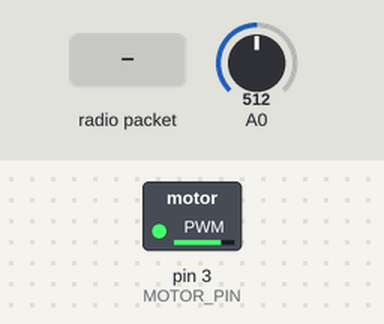
This sketch was run on a simulated Arduino Uno, built with avr-gcc and run on an emulated ATmega328P. Parts: switched loads named in the sketch (green lamp = pin HIGH). The test bench sets the inputs (shaded band); at power-on: A0 = 512. No radio packets arrive unless stated; what the sketch prints to the serial monitor is not drawn.

Above: at 1.2 s.
1.3 s: radio packet "1" arrives
Timing chart, 0 to 4.3 s (numbered marks = the images above; inputs shaded):
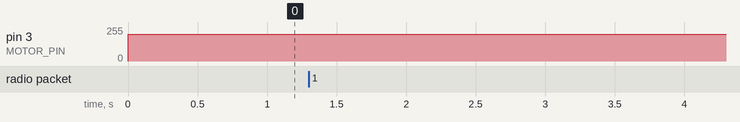

Measured:
- after the input at 1.3 s, every drawn part: stays the same

The sketch:

rotatingSonarBase.ino
```cpp
#include <RH_ASK.h>
#include <SPI.h>

#define LIGHTSENSORTHRESHOLD 400
#define MAX_STR_LEN 8
#define MOTOR_PIN 3
#define TARGET_RPS 1.2
#define PWM_INCREMENT 1
#define PWM_DECREMENT 1

// experimentally determined the value for the light sensor threshold to be about 400

boolean sentStop = false; // keeps track if the light sensor has passed over the LED
unsigned long lastMillis = 0;
unsigned long currMillis;
int pwmVal = 200;

RH_ASK driver;

void setup() {
  Serial.begin(9600);
  if (!driver.init())
  {
    Serial.println("Initialization failed!");
  }
  pinMode(MOTOR_PIN, OUTPUT);
}

void loop() {
  uint8_t inBuffer[MAX_STR_LEN];
  uint8_t bufLen = sizeof(inBuffer);
  if (driver.recv(inBuffer, &bufLen)) // receive and print number from RF link
  {
    Serial.println((char*)inBuffer);
  }
  int sensorVal = analogRead(A0);
  if (sensorVal > LIGHTSENSORTHRESHOLD && sentStop == false)
  {
    currMillis = millis();
    Serial.println("s");
    sentStop = true;

    if ((float)1000.0/(currMillis - lastMillis) < TARGET_RPS)
    {
      pwmVal += PWM_INCREMENT;
    }
    else if ((float)1000.0/(currMillis - lastMillis) > TARGET_RPS)
    {
      pwmVal -= PWM_DECREMENT;
    }
    lastMillis = currMillis;
  }
  else if (sensorVal < LIGHTSENSORTHRESHOLD && sentStop == true)
  {
    sentStop = false; // light sensor value has to go below threshold to reset
  }

  if (pwmVal > 255) pwmVal = 255;
  else if (pwmVal < 0) pwmVal = 0;
  analogWrite(MOTOR_PIN, pwmVal);
}
```
